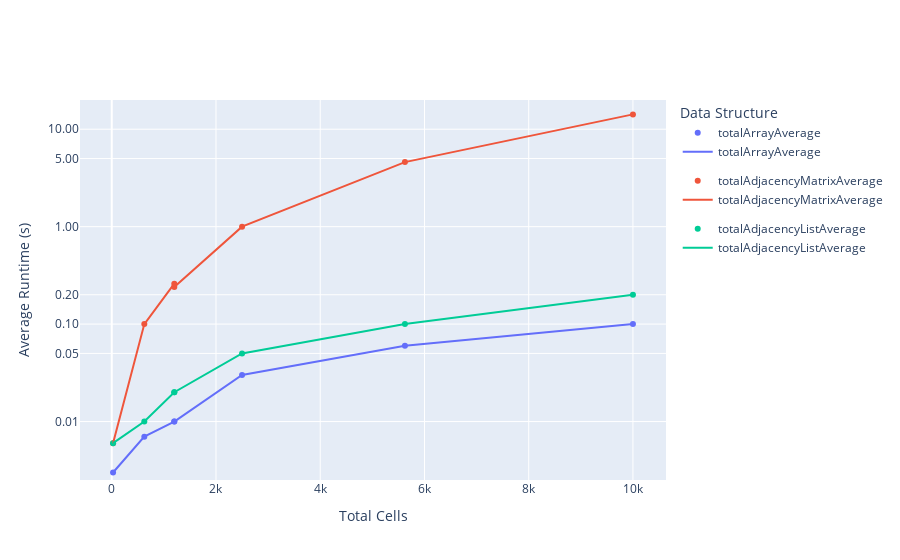

The notebook cell this image was saved under:
### Code cell
import plotly.graph_objects as go
import plotly.express as px

# Create the scatter plot
fig_scatter = px.scatter(
    data_frame=totalRuntimeAverageDF,
    x='totalCells',
    y=['totalArrayAverage', 'totalAdjacencyMatrixAverage', 'totalAdjacencyListAverage'],
    labels={'value': 'Average Runtime (s)', 'variable': 'Data Structure'},
    title='Total Cells vs. Average Runtime for Different Data Structures'
)

# Create the line plot
fig_line = px.line(
    data_frame=totalRuntimeAverageDF,
    x='totalCells',
    y=['totalArrayAverage', 'totalAdjacencyMatrixAverage', 'totalAdjacencyListAverage'],
    labels={'value': 'Average Runtime (s)', 'variable': 'Data Structure'},
)

# Combine the scatter and line plots
fig_combine = go.Figure(data=fig_scatter.data + fig_line.data)

# Update the layout with logarithmic y-axis
fig_combine.update_layout(
    xaxis_title='Total Cells',
    yaxis_title='Average Runtime (s)',
    legend_title='Data Structure',
    yaxis_type='log',
    yaxis_tickformat='.2f',  # Display tick labels with 2 decimal places
    yaxis_tickvals=[0, 0.01, 0.05, 0.1, 0.2, 1, 5, 10, 20],  # Custom tick values
    yaxis_range=[-2.6, 1.3],  # Set the y-axis range to accommodate the custom tick values
)

fig_combine.show()

### Figure 1 — Plotly figure (JSON) as saved in the notebook; plotly's stock layout.template omitted (floating-point values rounded to 4 significant figures)
{"data": [{"hovertemplate": "Data Structure=totalArrayAverage<br>totalCells=%{x}<br>Average Runtime (s)=%{y}<extra></extra>", "legendgroup": "totalArrayAverage", "marker": {"color": "#636efa", "symbol": "circle"}, "mode": "markers", "name": "totalArrayAverage", "orientation": "v", "showlegend": true, "type": "scatter", "x": [25, 625, 1200, 1200, 2500, 5625, 10000], "xaxis": "x", "y": [0.003, 0.007, 0.01, 0.01, 0.03, 0.06, 0.1], "yaxis": "y"}, {"hovertemplate": "Data Structure=totalAdjacencyMatrixAverage<br>totalCells=%{x}<br>Average Runtime (s)=%{y}<extra></extra>", "legendgroup": "totalAdjacencyMatrixAverage", "marker": {"color": "#EF553B", "symbol": "circle"}, "mode": "markers", "name": "totalAdjacencyMatrixAverage", "orientation": "v", "showlegend": true, "type": "scatter", "x": [25, 625, 1200, 1200, 2500, 5625, 10000], "xaxis": "x", "y": [0.006, 0.1, 0.26, 0.24, 1, 4.6, 14.2], "yaxis": "y"}, {"hovertemplate": "Data Structure=totalAdjacencyListAverage<br>totalCells=%{x}<br>Average Runtime (s)=%{y}<extra></extra>", "legendgroup": "totalAdjacencyListAverage", "marker": {"color": "#00cc96", "symbol": "circle"}, "mode": "markers", "name": "totalAdjacencyListAverage", "orientation": "v", "showlegend": true, "type": "scatter", "x": [25, 625, 1200, 1200, 2500, 5625, 10000], "xaxis": "x", "y": [0.006, 0.01, 0.02, 0.02, 0.05, 0.1, 0.2], "yaxis": "y"}, {"hovertemplate": "Data Structure=totalArrayAverage<br>totalCells=%{x}<br>Average Runtime (s)=%{y}<extra></extra>", "legendgroup": "totalArrayAverage", "line": {"color": "#636efa", "dash": "solid"}, "marker": {"symbol": "circle"}, "mode": "lines", "name": "totalArrayAverage", "orientation": "v", "showlegend": true, "type": "scatter", "x": [25, 625, 1200, 1200, 2500, 5625, 10000], "xaxis": "x", "y": [0.003, 0.007, 0.01, 0.01, 0.03, 0.06, 0.1], "yaxis": "y"}, {"hovertemplate": "Data Structure=totalAdjacencyMatrixAverage<br>totalCells=%{x}<br>Average Runtime (s)=%{y}<extra></extra>", "legendgroup": "totalAdjacencyMatrixAverage", "line": {"color": "#EF553B", "dash": "solid"}, "marker": {"symbol": "circle"}, "mode": "lines", "name": "totalAdjacencyMatrixAverage", "orientation": "v", "showlegend": true, "type": "scatter", "x": [25, 625, 1200, 1200, 2500, 5625, 10000], "xaxis": "x", "y": [0.006, 0.1, 0.26, 0.24, 1, 4.6, 14.2], "yaxis": "y"}, {"hovertemplate": "Data Structure=totalAdjacencyListAverage<br>totalCells=%{x}<br>Average Runtime (s)=%{y}<extra></extra>", "legendgroup": "totalAdjacencyListAverage", "line": {"color": "#00cc96", "dash": "solid"}, "marker": {"symbol": "circle"}, "mode": "lines", "name": "totalAdjacencyListAverage", "orientation": "v", "showlegend": true, "type": "scatter", "x": [25, 625, 1200, 1200, 2500, 5625, 10000], "xaxis": "x", "y": [0.006, 0.01, 0.02, 0.02, 0.05, 0.1, 0.2], "yaxis": "y"}], "layout": {"autosize": true, "legend": {"title": {"text": "Data Structure"}}, "xaxis": {"autorange": true, "range": [-585.9, 10610.0], "title": {"text": "Total Cells"}, "type": "linear"}, "yaxis": {"range": [-2.6, 1.3], "tickformat": ".2f", "tickvals": [0, 0.01, 0.05, 0.1, 0.2, 1, 5, 10, 20], "title": {"text": "Average Runtime (s)"}, "type": "log"}}}
